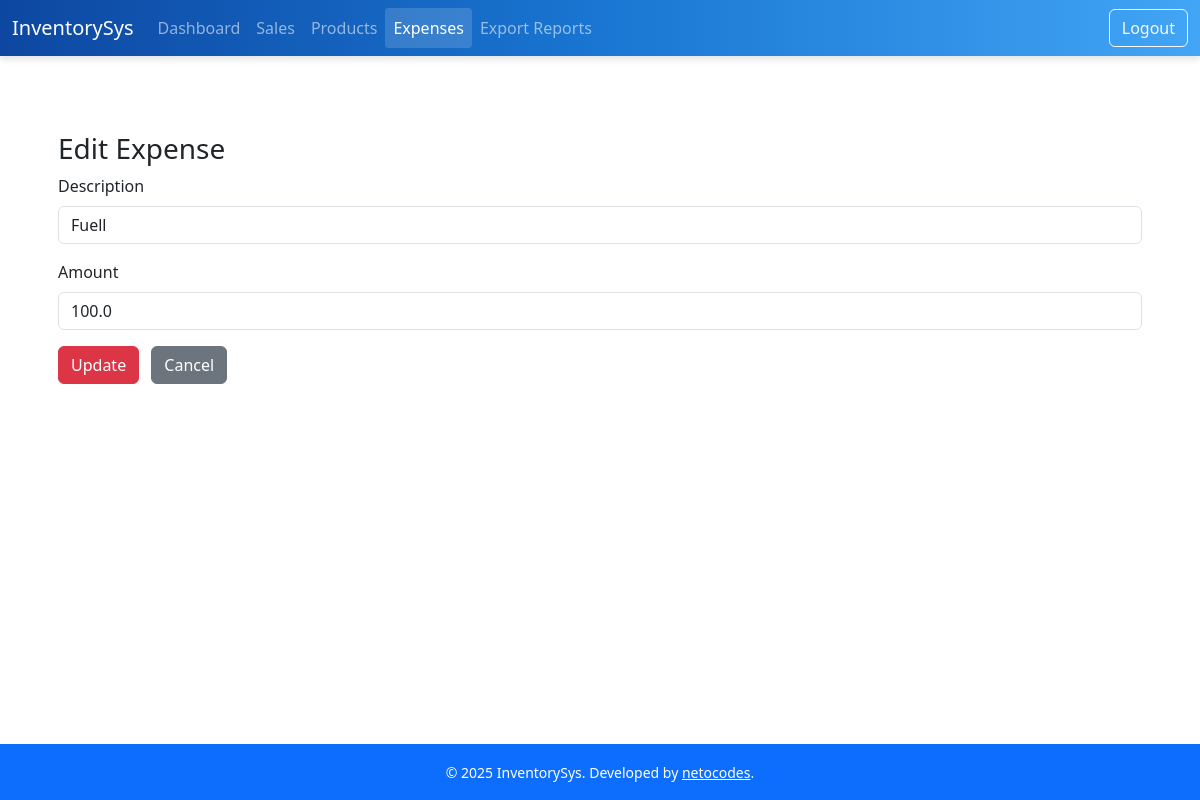
The page /expenses/edit/1 on the database as committed earlier.
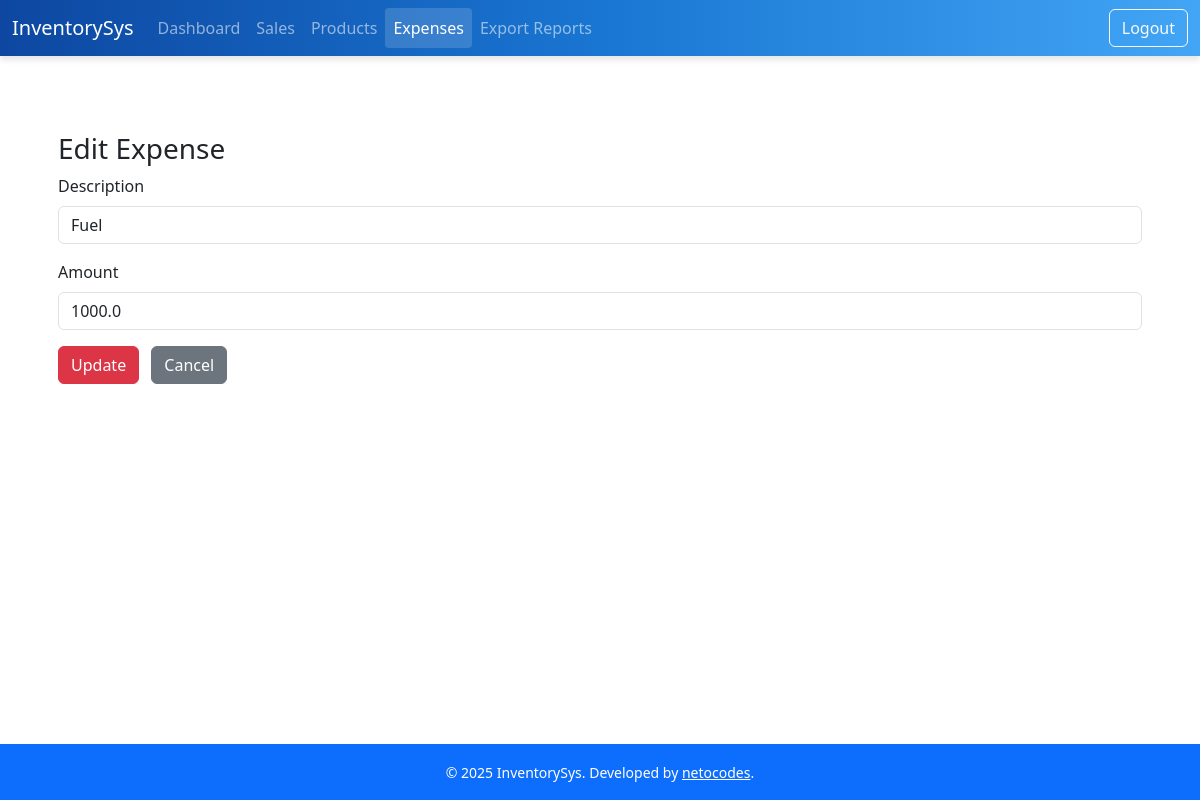
The same page on the database as committed later.
### models.py (models this page shows)
class Expense(db.Model):
    id = db.Column(db.Integer, primary_key=True)
    uuid = db.Column(db.String(36), unique=True, default=lambda: str(uuid.uuid4()))
    description = db.Column(db.String(200), nullable=False)
    amount = db.Column(db.Float, nullable=False)
    timestamp = db.Column(db.DateTime, default=datetime.utcnow)
    last_modified = db.Column(db.DateTime, default=datetime.utcnow, onupdate=datetime.utcnow)
    synced = db.Column(db.Boolean, default=False)

### app.py (the view)
@app.route('/expenses/edit/<int:expense_id>', methods=['GET', 'POST'])
def edit_expense(expense_id):
    expense = Expense.query.get_or_404(expense_id)
    if request.method == 'POST':
        expense.description = request.form['description']
        expense.amount = float(request.form['amount'])
        db.session.commit()
        flash("Expense updated successfully", "success")
        return redirect(url_for('expenses'))
    return render_template('edit_expense.html', expense=expense)

### templates/edit_expense.html
{% extends "base.html" %}
{% block content %}
<div class="container mt-5">
  <h3>Edit Expense</h3>
  <form method="POST" action="{{ url_for('edit_expense', expense_id=expense.id) }}">
    <div class="mb-3">
      <label for="description" class="form-label">Description</label>
      <input type="text" id="description" name="description" class="form-control" value="{{ expense.description }}" required>
    </div>
    <div class="mb-3">
      <label for="amount" class="form-label">Amount</label>
      <input type="number" step="0.01" id="amount" name="amount" class="form-control" value="{{ expense.amount }}" required>
    </div>
    <button type="submit" class="btn btn-danger">Update</button>
    <a href="{{ url_for('expenses') }}" class="btn btn-secondary ms-2">Cancel</a>
  </form>
</div>
{% endblock %}

Rows that differ between the two databases and show on the page:
changed Expense: description "Fuell" → "Fuel"; amount "100.0" → "1000.0"
